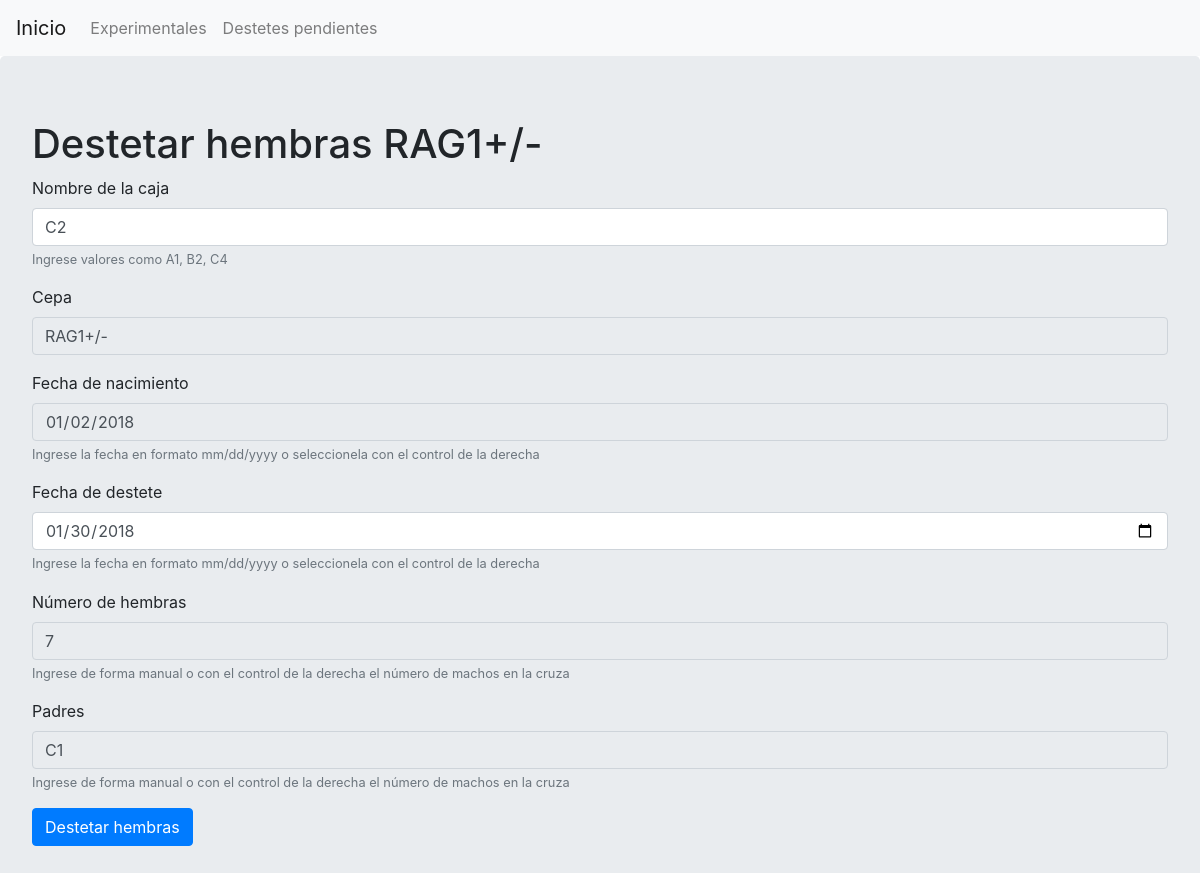
The page /hembra/2 on the database its author committed.
### app.py (models this page shows, shortened)
class Cruza(db.Model):
    __tablename__ = 'cruza'
    __table_args__ = {'extend_existing': True}
    db.Model.metadata.reflect(db.engine)
    id = db.Column(db.Integer, primary_key=True)
    caja = db.Column(db.String(20), nullable=False)
    cepa = db.Column(db.String(20), nullable=False)
    fecha_cruza = db.Column(db.DateTime, default=datetime.utcnow, nullable=False)
    machos = db.Column(db.Integer, default=0)
    hembras = db.Column(db.Integer, default=0)
    camadas = db.relationship('Camada', backref='cruza', lazy=True)
    macho = db.relationship('Macho', backref='cruza', lazy=True)
    hembra = db.relationship('Hembra', backref='cruza', lazy=True)

class Camada(db.Model):
    __tablename__ = 'camada'
    __table_args__ = {'extend_existing': True}
    db.Model.metadata.reflect(db.engine)
    id = db.Column(db.Integer, primary_key=True)
    fecha_nacimiento = db.Column(db.DateTime, default=datetime.utcnow, nullable=False)
    fecha_destete = db.Column(db.DateTime, default=datetime.today() + relativedelta(days=+28), nullable=False)
    machos = db.Column(db.Integer, default=0, nullable=False)
    hembras = db.Column(db.Integer, default=0, nullable=False)
    macho_is_created = db.Column(db.Boolean, default=False, nullable=False)
    hembra_is_created = db.Column(db.Boolean, default=False, nullable=False)
    cruza_id = db.Column(db.Integer, db.ForeignKey('cruza.id'), nullable=False)

### app.py (the view)
@app.route("/hembra/<int:id>", methods=['POST', 'GET'])
def hembra(id):
    camada = Camada.query.get_or_404(id)
    cruza = Cruza.query.get_or_404(camada.cruza_id)
    if request.method == 'POST' and camada.hembra_is_created == False:
        caja = request.form['caja'].upper()
        try:
            fecha_destete = datetime.strptime(request.form['fecha_destete'], "%Y-%m-%d")
        except:
            return redirect("/user-error/")
        if caja and camada.fecha_destete:
            padres = cruza.caja
            hembra = Hembra(caja=caja, fecha_nacimiento=camada.fecha_nacimiento,fecha_destete=fecha_destete, cantidad=camada.hembras, cepa=cruza.cepa, cruza=cruza, padres=padres)
            try:
                db.session.add(hembra)
                db.session.commit()
                camada.hembra_is_created = True
                db.session.commit()
                return redirect('/camada/{}'.format(id))
            except Exception as e:
                return str(e)
        else:
            return redirect("/user-error/")
    else:
        caja = siguiente_caja(cruza.cepa)
        return render_template("hembra.html", cruza=cruza, camada=camada, caja=caja)

### app.py (called while the page is built)
def regresar_letra_cepa(cepa):
    if cepa == cepa_list[0]:
        return "A"
    if cepa == cepa_list[1]:
        return "B"
    if cepa == cepa_list[2]:
        return "C"

### templates/hembra.html (shortened to what this page needs)
{% extends 'base.html' %}
{% block body%}
<div class="jumbotron">
	<div class="content">
		<h1>Destetar hembras {{cruza.cepa}}</h1>
		<form action="/hembra/{{camada.id}}" method="POST">
			<div class="form-group">
				<label for="caja">Nombre de la caja</label>
				<input type="text" class="form-control" name="caja" id="caja" aria-describedby="cajaHelp" placeholder="Ingrese el nombre de la caja aquí" required, value="{{caja}}">
				<small id="cajaHelp" class="form-text text-muted">Ingrese valores como A1, B2, C4</small>
			</div>
			<div class="form-group">
				<label for="cepa">Cepa</label>
				<input type="text" class="form-control" name="cepa" id="cepa" aria-describedby="cepaHelp" placeholder="Ingrese el nombre de la caja aquí" readonly value="{{cruza.cepa}}" readonly>
			</div>
			<div class="form-group">
				<label for="fecha_nacimiento">Fecha de nacimiento</label>
				<input type="date" class="form-control" name="fecha_cruza" id="fecha_nacimiento" aria-describedby="fecha_nacimientoHelp" value="{{camada.fecha_nacimiento.date()}}" readonly>
				<small id="fecha_nacimientoHelp" class="form-text text-muted" >Ingrese la fecha en formato mm/dd/yyyy o seleccionela con el control de la derecha</small>
			</div>
			<div class="form-group">
				<label for="fecha_destete">Fecha de destete</label>
				<input type="date" class="form-control" name="fecha_destete" id="fecha_destete" aria-describedby="fecha_desteteHelp" value="{{camada.fecha_destete.date()}}" required>
				<small id="fecha_desteteHelp" class="form-text text-muted" >Ingrese la fecha en formato mm/dd/yyyy o seleccionela con el control de la derecha</small>
			</div>
			<div class="form-group">
				<label for="hembra">Número de hembras</label>
				<input type="number" class="form-control" name="hembra" id="hembra" aria-describedby="machosHelp" min="0" value="{{camada.hembras}}" readonly>
				<small id="hembraHelp" class="form-text text-muted">Ingrese de forma manual o con el control de la derecha el número de machos en la cruza</small>
			</div>
			<div class="form-group">
				<label for="padres">Padres</label>
				<input type="text" class="form-control" name="padres" id="padres" aria-describedby="padresHelp" min="0" value="{{cruza.caja}}" readonly>
				<small id="padresHelp" class="form-text text-muted">Ingrese de forma manual o con el control de la derecha el número de machos en la cruza</small>
			</div>
			<input class="btn btn-primary mb-2" type="submit" value="Destetar hembras">
		</form>
	</div>
</div>
{% endblock %}

### rows shown on the page
Cruza: cepa "RAG1+/-", padres "C1"
Camada: fecha_cruza "01/02/2018", fecha_destete "01/30/2018", hembra "7"
